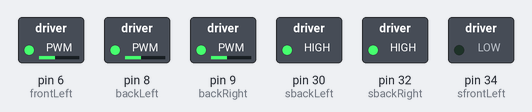
Bench run of a sketch on a simulated Arduino Mega 2560, built with avr-gcc and run on an emulated ATmega2560. Shown: switched loads named in the sketch (green lamp = pin HIGH). Pins used as bus, display or sensor lines are not drawn.

Above: at 0.05 s.
At 3.0 s:
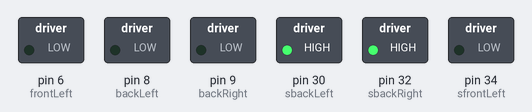
Timing chart, 0 to 3.5 s (numbered marks = the images above):
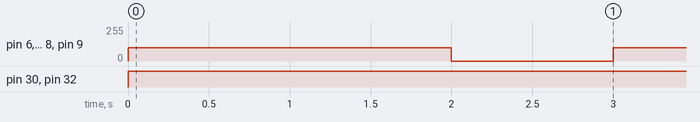

Measured:
- by itself, pin 6 (frontLeft), pin 8 (backLeft), pin 9 (backRight): alternates 100/255 for 2.0 s and 0/255 for 1.0 s
- by itself, pin 30 (sbackLeft), pin 32 (sbackRight): LOW → HIGH at 0.00 s

The sketch:

roda-omni.ino
```cpp
/*
#define frontRight1 3
#define frontRight2 5

#define frontLeft1 6
#define frontLeft2 9

#define backRight1 10
#define backRight2 11

#define backLeft1 12
#define backLeft2 13

void setup (){
	Serial.begin(9600);
	pinMode(frontRight1, OUTPUT);
	pinMode(frontRight2, OUTPUT);

	pinMode(frontLeft1, OUTPUT);
	pinMode(frontLeft2, OUTPUT);

	pinMode(backRight1, OUTPUT);
	pinMode(backRight2, OUTPUT);

	pinMode(backLeft1, OUTPUT);
	pinMode(backLeft2, OUTPUT);
}

void loop(){
	//Ini perintah dari kontroller
	// String assign = Serial.readString();
	// controlMotors(assign);
	moveForward(); delay(2000);
	stop(); delay(1000);
}

void stop() {
	analogWrite(frontRight1, 0);
	analogWrite(frontRight2, 0);

	analogWrite(frontLeft1, 0);
	analogWrite(frontLeft2, 0);

	analogWrite(backRight1, 0);
	analogWrite(backRight2, 0);

	analogWrite(backLeft1, 0);
	analogWrite(backLeft2, 0);
}

void moveForward(){
	analogWrite(frontRight1, 100);
	analogWrite(frontRight2, 0);

	analogWrite(frontLeft1, 0);
	analogWrite(frontLeft2, 100);

	analogWrite(backRight1, 100);
	analogWrite(backRight2, 0);

	analogWrite(backLeft1, 0);
	analogWrite(backLeft2, 100);
}

void moveLeft() {
	analogWrite(frontRight1, 100);
	analogWrite(frontRight2, 0);

	analogWrite(frontLeft1, 100);
	analogWrite(frontLeft2, 0);

	analogWrite(backRight1, 0);
	analogWrite(backRight2, 255);

	analogWrite(backLeft1, 0);
	analogWrite(backLeft2, 255);
}

void moveRight() {
	analogWrite(frontRight1, 0);
	analogWrite(frontRight2, 255);

	analogWrite(frontLeft1, 0);
	analogWrite(frontLeft2, 255);

	analogWrite(backRight1, 255);
	analogWrite(backRight2, 0);

	analogWrite(backLeft1, 255);
	analogWrite(backLeft2, 0);
}

void moveBackward() {
	analogWrite(frontRight1, 0);
	analogWrite(frontRight2, 255);

	analogWrite(frontLeft1, 255);
	analogWrite(frontLeft2, 0);

	analogWrite(backRight1, 0);
	analogWrite(backRight2, 255);

	analogWrite(backLeft1, 255);
	analogWrite(backLeft2, 0);
}*/

// ====================
const int frontRight = 5;
const int frontLeft = 6;
const int backRight = 9;
const int backLeft = 8;

const int sfrontRight = 36;
const int sfrontLeft = 34;
const int sbackRight = 32;
const int sbackLeft = 30;

void setup(){
  Serial.begin(9600);
  pinMode(frontRight, OUTPUT);
  pinMode(frontLeft, OUTPUT);
  pinMode(backRight, OUTPUT);
  pinMode(backLeft,OUTPUT);

  pinMode(sfrontRight, OUTPUT);
  pinMode(sfrontLeft, OUTPUT);
  pinMode(sbackRight, OUTPUT);
  pinMode(sbackLeft, OUTPUT);
}

void loop(){
  moveRight(); delay(2000);
  stop(); delay(1000);
}

// function move

void moveRight(){
  analogWrite(frontRight, 100);
  digitalWrite(sfrontRight, LOW);

  analogWrite(frontLeft, 100);
  digitalWrite(sfrontLeft, LOW);

  analogWrite(backRight, 100);
  digitalWrite(sbackRight, HIGH);

  analogWrite(backLeft, 100);
  digitalWrite(sbackLeft, HIGH);
}

void stop(){
  analogWrite(frontRight, 0);
  digitalWrite(sfrontRight, LOW);

  analogWrite(frontLeft, 0);
  digitalWrite(sfrontLeft, LOW);

  analogWrite(backRight, 0);
  digitalWrite(sbackRight, HIGH);

  analogWrite(backLeft, 0);
  digitalWrite(sbackLeft, HIGH);
}
```
